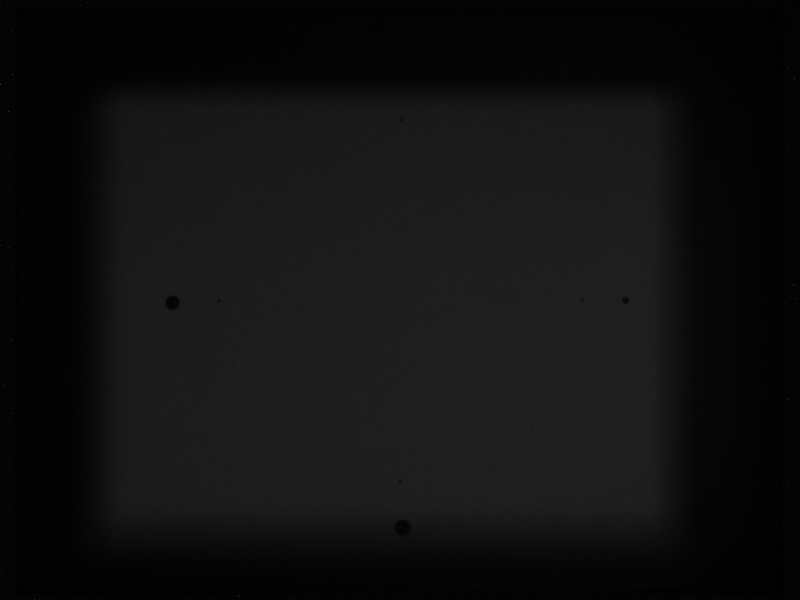
#> input picture images/00000001.bmp, 1600 x 1200 px (shown at 1/2 size); its folder holds only this picture in this run
$ jupyter execute --allow-errors kV_analysis.ipynb
#> lines starting #> are read from the running program, lines starting #| are printed output that depends on the picture; long printed decimals are rounded
Import all the necessary modules

[cell 1]
# import all the modules you need
import numpy as np
import cv2
import matplotlib.pyplot as plt
import glob

Load images to an array called `img`

[cell 2]
img = [] # create an empty list

# find all files and load them into img using a for loop
for fname in glob.glob("G4_20220811\\images\\*.bmp"):
    img.append(cv2.imread(fname, cv2.IMREAD_GRAYSCALE))

# convert the list into an array
img = np.array(img, dtype='float32')
print("Image array has shape: "+str(img.shape)+"\nIt is a stack of "+str(img.shape[0])+" images, each comprising "+str(img.shape[1])+" rows and "+str(img.shape[2])+" columns")
#| Image array has shape: (1, 1200, 1600)
#| It is a stack of 1 images, each comprising 1200 rows and 1600 columns

Display an image for fun

[cell 3]
plt.imshow(img[0,:,:], cmap='gray', vmin=0, vmax=75) # display the first image in the array with windowing between 0-75
plt.xlabel("dim = "+str(img.shape[1])+" x "+str(img.shape[2])+" pixels") # add a label to the x-axis
plt.show()
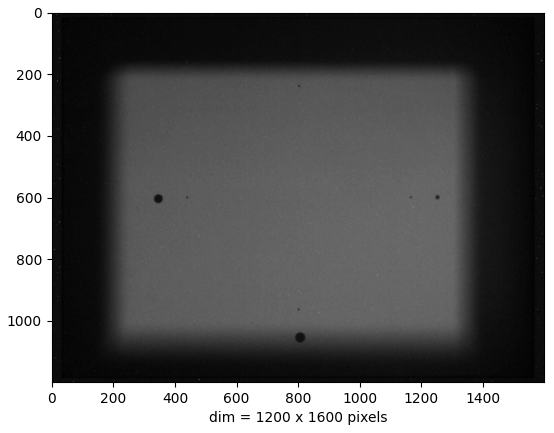
#> figure drawn by matplotlib, 1 panel
print('A-side on left, B-side on right. G-side on top, T-side on bottom')

Apply a Gaussian blurring filter to smooth each image and save the results in a new array called `blur_img`.
Use `cv2.GaussianBlur` with a 21x21 pixel kernel. Setting the 3rd input variable in `cv2.GaussianBlur` to 0 means the function will automatically calculate standard deviation of the Gaussian kernel from the kernel's size.

[cell 4]
blur_img = [] # create an empty list
for i in range(img.shape[0]): # lopo through images
    blur_img.append(cv2.GaussianBlur(img[i,:,:],(21,21),0)) # blur with a 21x21 pixel kernel
#> after the loop, blur_img = 1 item
blur_img = np.array(blur_img)

Display one of the blurred images and plot a profile of the pixel values before & after blurring. For fun.

[cell 5]
# Plot an intensity profile and a smoothed image for fun
plt.imshow(blur_img[0,...], cmap='gray', vmin=0, vmax=75)
plt.show()
plt.plot(img[0,800,:],'.', label='original')
plt.plot(blur_img[0,800,:], label='smoothed')
plt.legend()
plt.show()
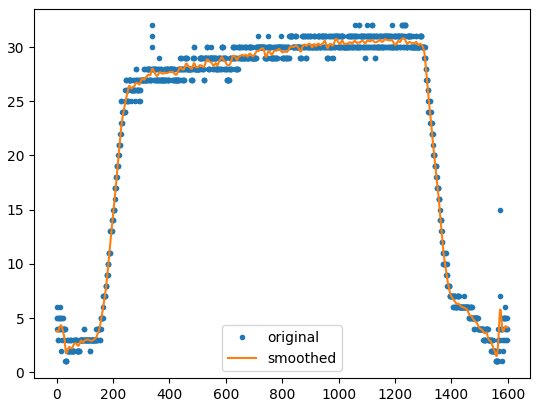
#> figure drawn by matplotlib, 1 panel; curve peaks at x = 339, y = 32; curve peaks at x = 1228, y = 30.81

Calculate the x and y gradients of pixel intensity ofr each blurred image.
Loop through each image, then each row and each column. For every pixel, measure the gradient simply by subtracting adjacent pixels separated by a distance dictated by the variable `kernel_size`.

This is a slow process that could be sped up using a convolution-based approach. OpenCV has plenty of functions capable of doing this.

The x and y gradients are saved to arrays `dx` and `dy` respectively. The gradient magnitude is calculated from `dx` and `dy` and saved to the variable `grad_img`.

[cell 6]
# This is a simple (and slow) gradient detection
kernel_size = 20
dx = np.zeros(img.shape) # x-axis gradient
dy = np.zeros(img.shape) # y-axis gradient

# Assess each pixel by looping through each image, row and column
for i in range(img.shape[0]):
    for row in range(kernel_size, img.shape[1]-kernel_size):
        for col in range(kernel_size, img.shape[2]-kernel_size):
            # calculate gradient at pixel
            dx[i,row,col] = blur_img[i,row,col+kernel_size] - blur_img[i,row,col-kernel_size]
            dy[i,row,col] = blur_img[i,row+kernel_size,col] - blur_img[i,row-kernel_size,col]

grad_img = np.sqrt(dx**2+dy**2) # calculate magnitude of gradients

Plot a gradient profile  and image for fun

#> (a cell that did not finish here is left out)

The goal now is to locate the kV field edges from the gradient images. This can be done by finding the peaks in `grad_img` profiles.

However, the gradient signal from markers placed on the Logos can confound the simple peak-finding algorithm we're going to use.

Instead of wasting time thinking up clever ways to automatically detect and ignore the markers, let's manually "Null" rows & columns occupied by them.

[cell 8]
# null BB rows & cols
dx[:,550:670,:] = 0#np.nan # horizontal null
dx[:,:,770:840] = 0#np.nan # vertical null
dy[:,550:670,:] = 0#np.nan # horizontal null
dy[:,:,770:840] = 0#np.nan # vertical null

Now normalise the field edges in each row of the x-axis gradient images.

Loop through each `dx` image and identify the maximum absolute gradient. Write this value to `xmax`.

Loop through every row in the `dx` image, assess whether a field edge is present by the value of the maximum pixel value relative to `xmax`.  If the row's maximum pixel value is > 80% of `xmax`, assume field edges are present and normalise them. If not, set the entire row's values to 0.

[cell 9]
# show only absolute gradient
dx = np.abs(dx)

# threshold and normalise
for i in range(img.shape[0]):
    #find max gradient in image
    xmax = np.max(dx[i,...])

    # threshold rows & cols
    for j in range(img.shape[1]):
        a_max = np.max(dx[i,j,:770]) # find max value of left hand side peak (A-side)
        b_max = np.max(dx[i,j,839:]) # find max value of right hand side peak (B-side)

        # normalise A & B peaks if maximum A value is > 80% of max gradient
        if a_max < xmax*0.8:
            dx[i,j,:] = 0
        else:
            dx[i,j,:770] = dx[i,j,:770] / a_max
            dx[i,j,839:] = dx[i,j,839:] / b_max
#> this loop made 1 pass
#> xmax on pass 1: 11.66

Do the same for each column in the y-axis gradient images.

[cell 10]
# show only absolute gradient
dy = np.abs(dy)

# threshold and normalise
for i in range(img.shape[0]):
    #find max gradient in image
    colmax = np.max(dy[i,:,:])

    for k in range(img.shape[2]):
        g_max = np.max(dy[i,:550,k]) # find max value of left hand side peak (G-side)
        t_max = np.max(dy[i,670:,k]) # find max value of right hand side peak (T-side)

        # normalise G & T peaks if maximum A value is > 80% of max gradient
        if g_max < colmax*0.8:
            dy[i,:,k]=0
        else:
            dy[i,:550,k] = dy[i,:550,k] / g_max
            dy[i,669:,k] = dy[i,669:,k] / t_max
#> this loop made 1 pass
#> colmax on pass 1: 14.96

Display some normalised images and profiles for fun

[cell 11]
plt.imshow(dy[0,...])
plt.title('Normalised y-axis gradient image')
plt.show()
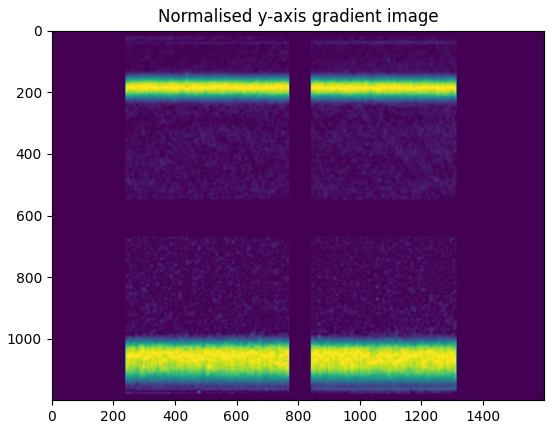
#> figure drawn by matplotlib, 1 panel
plt.plot(np.median(dy[0,:,:],1),'.', label='dy')
plt.legend()
plt.title('Median gradient profile')
plt.xlabel('pixel index')
plt.ylabel('gradient')
plt.show()
plt.imshow(dx[0,...])
plt.title('Normalised x-axis gradient image')
plt.show()
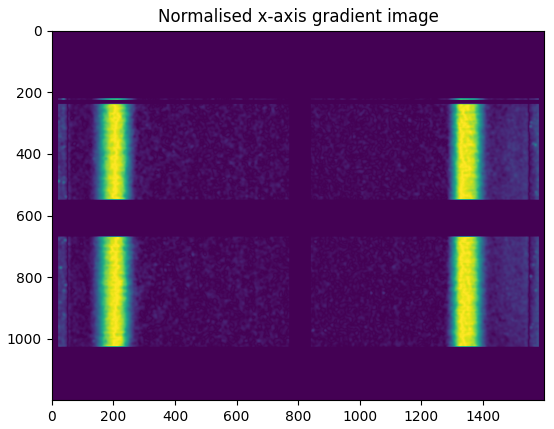
#> figure drawn by matplotlib, 1 panel
plt.plot(np.median(dx[0,:,:],0),'.', label='dx')
plt.legend()
plt.title('Median gradient profile')
plt.xlabel('pixel index')
plt.ylabel('gradient')
plt.show()
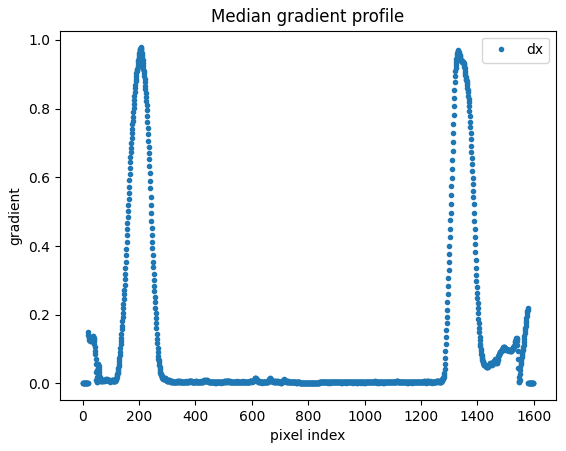
#> figure drawn by matplotlib, 1 panel; curve peaks at x = 207, y = 0.978

Find A and B field edge coordinates and save them to respective dictionaries `edge_a` and `edge_b`.

Field edges are defined by the 50% point of a gradient peak's outer edge.

To find edge coordinates: loop through each `dx` image. Find the A edge in each row and write their x and y coordinates to respective lists (e.g. `xa` and `ya`).

[cell 12]
# AB edge results dicts
edge_a = {}
edge_b = {}

for i in range(img.shape[0]):
    # edge coordinate lists
    xa = []
    ya = []
    xb = []
    yb = []

    for j in range(img.shape[1]): # loop through image rows
        row = np.squeeze(dx[i,j,:])

        # analyse row if it contains a peak
        if np.nanmax(row)==1:
            # find A & B peak locations
            a_max = np.argmax(row[0:400])
            b_max = np.argmax(row[1000:1599])+1000

            # starting at the peak, move away from the image centre and find the 50% peak height coordinate (where halfdiff ~ 0)
            halfdiff = row-0.9
            for k in range(a_max,1,-1): # A peak
                if halfdiff[k-1]<0 and halfdiff[k+1]>0:
                    xa.append(k)
                    ya.append(j)
                    break
            for k in range(1599,b_max,-1): # B peak
                if halfdiff[k-1]>0 and halfdiff[k+1]<0:
                    xb.append(k)
                    yb.append(j)
                    break

    #write x and y coordinates to a single list in the edge dict
    edge_a[str(i)]=[xa,ya]
    edge_b[str(i)]=[xb,yb]
#> after the loop, edge_a = 1 item; edge_b = 1 item

Plot the A and B edge coordinates from an image. For FUN.

[cell 13]
# A edge coordinate
plt.plot(edge_a['0'][0],edge_a['0'][1],'.')
plt.xlim([100,200])
plt.xlabel('image x-axis')
plt.ylabel('image y-axis')
plt.title('A-side kV Edge Pixel Coordinates')
plt.gca().invert_yaxis() # y axis reversed to give same orientation as image display
plt.show()
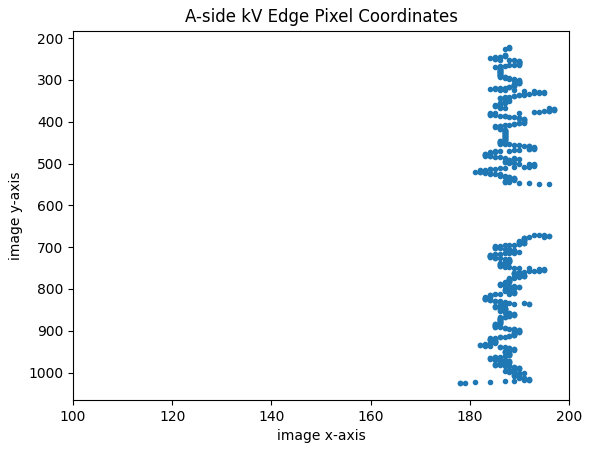
#> figure drawn by matplotlib, 1 panel

plt.plot(edge_b['0'][0],edge_b['0'][1],'.')
plt.xlim([1300,1500])
plt.xlabel('image x-axis')
plt.ylabel('image y-axis')
plt.title('B-side kV Edge Pixel Coordinates')
plt.gca().invert_yaxis() # y axis reversed to give same orientation as image display
plt.show()
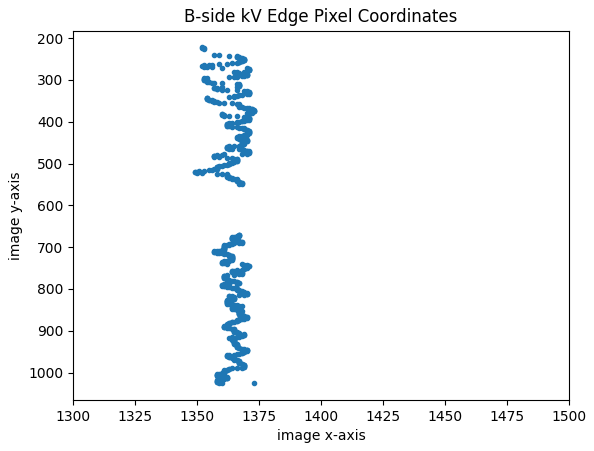
#> figure drawn by matplotlib, 1 panel

Calculate GT field edge coordinates in similar fashion to AB edges.

[cell 14]
# GT edge results dicts
edge_g = {}
edge_t = {}

for i in range(img.shape[0]):
    # edge coordinate lists
    xg = []
    yg = []
    xt = []
    yt = []

    for k in range(img.shape[2]): # loop through image columns
        col = np.squeeze(dy[i,:,k])

        # analyse column if it contains a peak
        if np.nanmax(col)==1:
            # find G & T peak locations
            g_max = np.argmax(col[0:400])
            t_max = np.argmax(col[800:1200])+800

            # starting at the peak, move away from the image centre and find the 50% peak height coordinate (where halfdiff ~ 0)
            halfdiff = col-0.9
            for j in range(g_max,1,-1): # G edge
                if halfdiff[j-1]<0 and halfdiff[j+1]>0:
                    xg.append(k)
                    yg.append(j)
                    break
            for j in range(1200,t_max,-1): # T edge
                if halfdiff[j-1]>0 and halfdiff[j+1]<0:
                    xt.append(k)
                    yt.append(j)
                    break

    #write x and y coordinates to a single list in the edge dict
    edge_g[str(i)]=[xg,yg]
    edge_t[str(i)]=[xt,yt]
#> after the loop, edge_g = 1 item; edge_t = 1 item

Plot all field edge coordinates in an image for maximum fun.

[cell 15]
plt.plot(edge_g['0'][0],edge_g['0'][1],'.',label='G edge')
plt.plot(edge_t['0'][0],edge_t['0'][1],'.',label='T edge')
plt.plot(edge_a['0'][0],edge_a['0'][1],'.',label='A edge')
plt.plot(edge_b['0'][0],edge_b['0'][1],'.',label='B edge')
plt.axis('equal')
plt.gca().invert_yaxis()
plt.legend()
plt.title('kV Field Edge Coordinates')
plt.xlabel('AB pixel index')
plt.ylabel('GT pixel index')
plt.show()
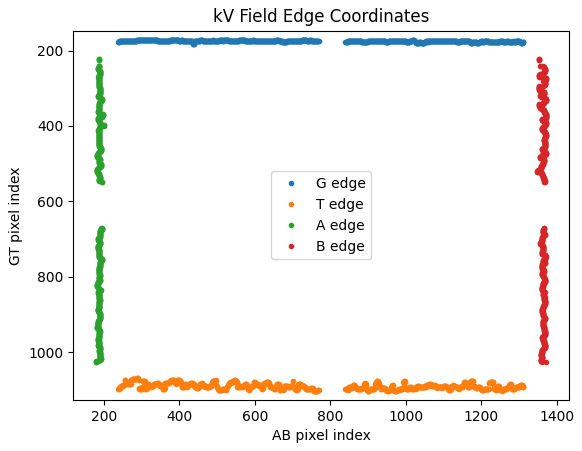
#> figure drawn by matplotlib, 1 panel; curve peaks at x = 436, y = 183; curve peaks at x = 758, y = 1103

Next Steps:
* Find the small BBs in the kV images and use them to calculate laser centre coordinates in each image
* Calculate pixel size from BB coordinates (small BBs are 10cm from laser iso)
* Calculate the laser centre position in mm
* Using info in DataAnalysis.xlsx:
    * Calculate mean field edge coordinates from laser isocentre
    * Using the couch height for each image, apply a linear fit to distance from iso vs. couch height
    * Extrapolate the fit to panel distance from iso
    * Calculate field dimensions at the panel

Detect small BBs and derive pixel size

[cell 16]
# average all images together and then extract profiles across small BBs
avg_img = np.mean(img,0)
h_profile = np.mean(avg_img[601-4:601+4,:],0)
#> h_profile = 1600 values, max 31.38 at index 1135, min 1 at index 32, mean 21.03
v_profile = np.mean(avg_img[:,801-4:801+4],1)
#> v_profile = 1200 values, max 33.5 at index 905, min 2 at index 17, mean 21.33

# find minima indices
a_idx = np.argmin(h_profile[400:500])+400
#> a_idx = 438
b_idx = np.argmin(h_profile[1100:1200])+1100
#> b_idx = 1165
g_idx = np.argmin(v_profile[220:300])+220
#> g_idx = 239
t_idx = np.argmin(v_profile[900:1000])+900
#> t_idx = 964

# calculate pixel size in mm
px_x = 200/(b_idx-a_idx)
#> px_x = 0.275
px_y = 200/(t_idx-g_idx)
#> px_y = 0.276
px2mm = (px_x+px_y)/2
#> px2mm = 0.275

# calculate laser centre
laser_isopx = np.array((a_idx+(b_idx-a_idx)/2, g_idx+(t_idx-g_idx)/2))
#> laser_isopx = [801.5, 601.5]
laser_isomm = laser_isopx * ((px_x+px_y)/2)
#> laser_isomm = [220.8, 165.7]

# plot for fun
print("AB pixel size = " + str(200/(b_idx-a_idx)) +
        "\nGT pixel size = " + str(200/(t_idx-g_idx)) +
        "\nA BB index = " + str(a_idx) +
        "\nB BB index = " + str(b_idx) +
        "\nG BB index = " + str(g_idx) +
        "\nT BB index = " + str(t_idx) +
        "\nLaser coordinates in pixels (x,y) = " + str(laser_isopx) +
        "\nLaser coordinates in mm (x,y) = " + str(laser_isomm)
        )
#| AB pixel size = 0.2751
#| GT pixel size = 0.2759
#| A BB index = 438
#| B BB index = 1165
#| G BB index = 239
#| T BB index = 964
#> (further printed lines are left out)
plt.imshow(avg_img, cmap='gray', vmin=0, vmax=avg_img.max()-200)
plt.title("Averaged image")
plt.show()
plt.plot(range(400,1175),h_profile[400:1175])
plt.plot([a_idx,b_idx],[h_profile[a_idx], h_profile[b_idx]],'k.')
plt.title("AB profile at y=600px")
plt.xlabel("x-axis pixel coordinates")
plt.ylabel("pixel intensity")
plt.show()
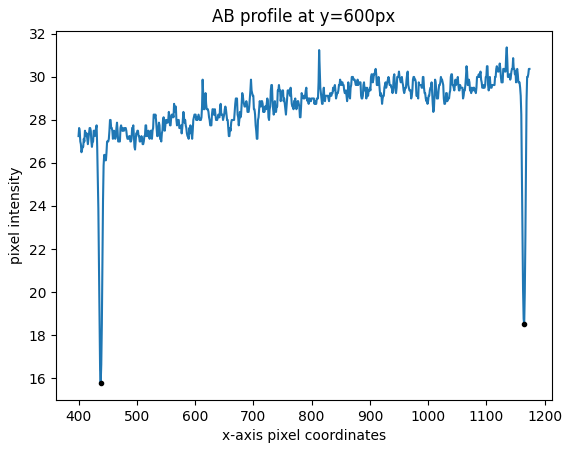
#> figure drawn by matplotlib, 1 panel; curve peaks at x = 1135, y = 31.38
plt.plot(range(220,980),v_profile[220:980])
plt.plot([g_idx,t_idx],[v_profile[g_idx], v_profile[t_idx]],'k.')
plt.title("GT profile at x=800px")
plt.xlabel("y-axis pixel coordinates")
plt.ylabel("pixel intensity")
plt.show()
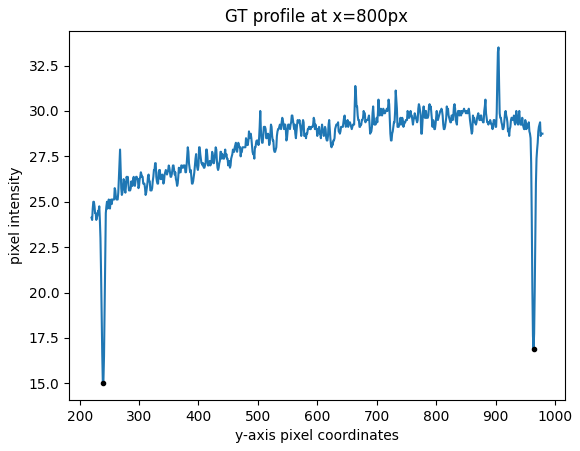
#> figure drawn by matplotlib, 1 panel; curve peaks at x = 905, y = 33.5

Calculate mean edge coordinates in mm relative to laser iso for each image

[cell 17]
a_mm = []
b_mm = []
g_mm = []
t_mm = []
ab_cnt = []
gt_cnt = []
# loop through images
for i in range(img.shape[0]):
    a_mm.append((np.mean(edge_a[str(i)][0])-laser_isopx[0])*px2mm)
    b_mm.append((np.mean(edge_b[str(i)][0])-laser_isopx[0])*px2mm)
    g_mm.append((np.mean(edge_g[str(i)][1])-laser_isopx[1])*px2mm)
    t_mm.append((np.mean(edge_t[str(i)][1])-laser_isopx[1])*px2mm)
    ab_cnt.append(((np.mean(edge_a[str(i)][0])-laser_isopx[0])*px2mm + (np.mean(edge_b[str(i)][0])-laser_isopx[0])*px2mm) / 2)
    gt_cnt.append(((np.mean(edge_g[str(i)][1])-laser_isopx[1])*px2mm + (np.mean(edge_t[str(i)][1])-laser_isopx[1])*px2mm) / 2)
#> after the loop, a_mm = [-169.1]; ab_cnt = [-7]; b_mm = [155.1]; g_mm = [-117.5]; gt_cnt = [8.51]; t_mm = [134.5]

$ run again, on images/00000005.bmp
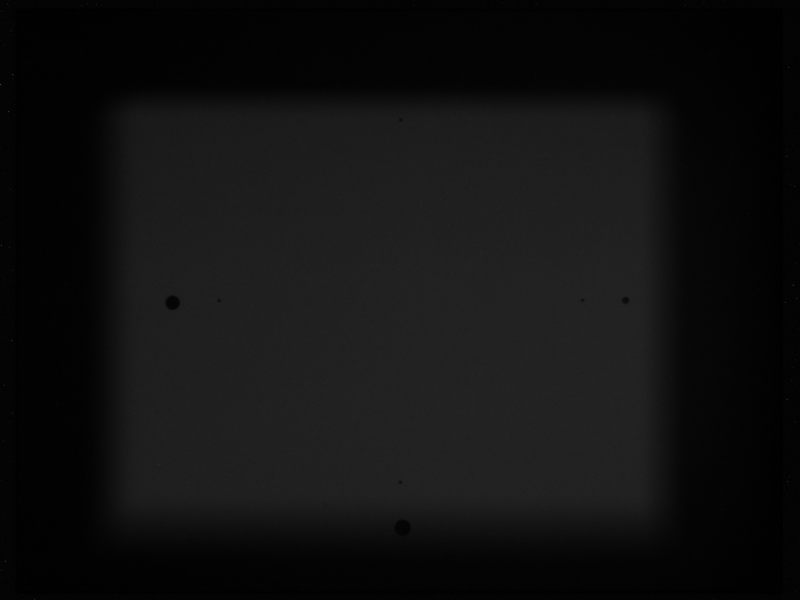
#> input picture images/00000005.bmp, 1600 x 1200 px (shown at 1/2 size)
#| Image array has shape: (1, 1200, 1600)
#| It is a stack of 1 images, each comprising 1200 rows and 1600 columns
#> after the loop `for i in range(img.shape[0]):`: blur_img = 1 item
#> the loop `for i in range(img.shape[0]):` made 1 pass
#> xmax on pass 1: 13.92
#> the loop `for i in range(img.shape[0]):` made 1 pass
#> colmax on pass 1: 17.45
#> `plt.show()`:
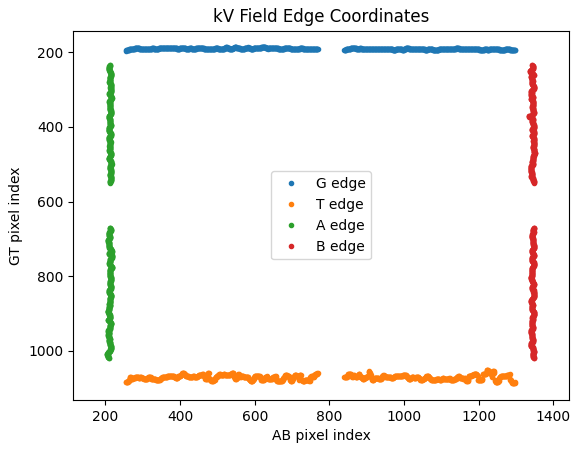
#> figure drawn by matplotlib, 1 panel; curve peaks at x = 255, y = 196; curve peaks at x = 1292, y = 1087
#> h_profile = 1600 values, max 34.75 at index 1177, min 0.5 at index 1561, mean 22.66
#> v_profile = 1200 values, max 34.62 at index 875, min 1.12 at index 1185, mean 23.17
#> a_idx = 438
#> b_idx = 1165
#> g_idx = 240
#> t_idx = 964
#> px_x = 0.275
#> px_y = 0.276
#> laser_isopx = [801.5, 602]
#> laser_isomm = [221, 166]
#| AB pixel size = 0.2751
#| GT pixel size = 0.2762
#| A BB index = 438
#| B BB index = 1165
#| G BB index = 240
#| T BB index = 964
#> (further printed lines are left out)
#> `plt.show()`:
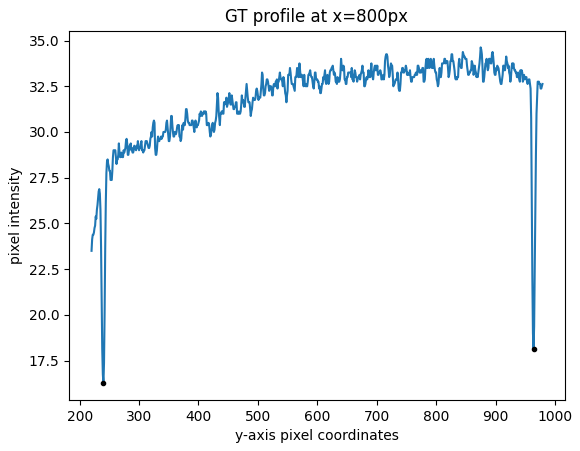
#> figure drawn by matplotlib, 1 panel; curve peaks at x = 875, y = 34.62
#> after the loop `for i in range(img.shape[0]):`: a_mm = [-162.5]; ab_cnt = [-6.41]; b_mm = [149.7]; g_mm = [-113.5]; gt_cnt = [7.88]; t_mm = [129.2]
